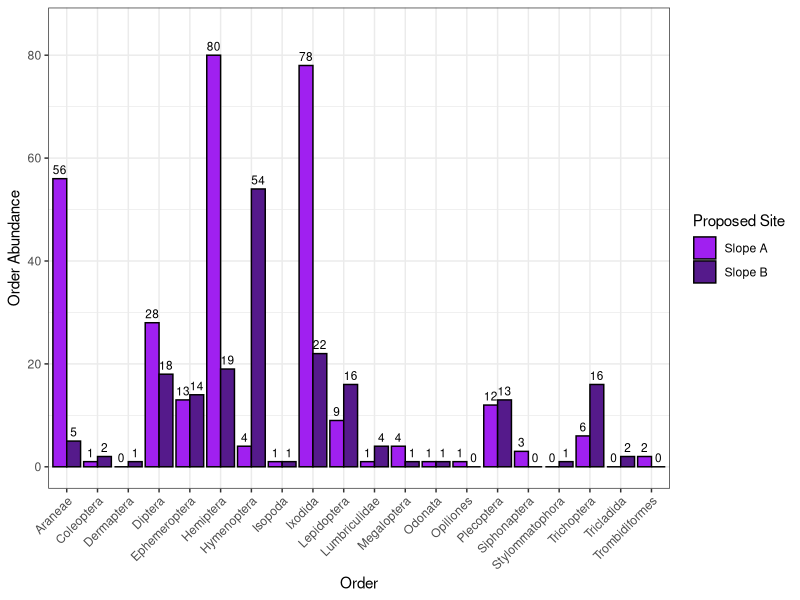
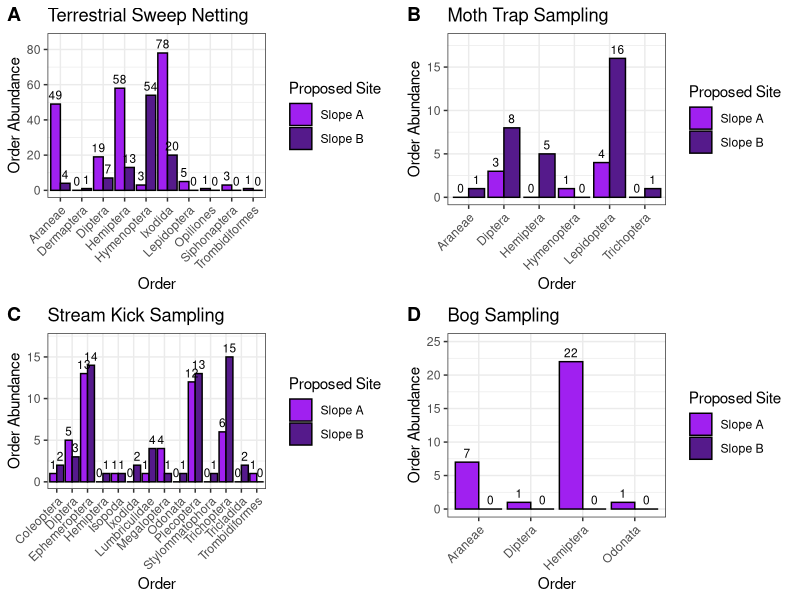
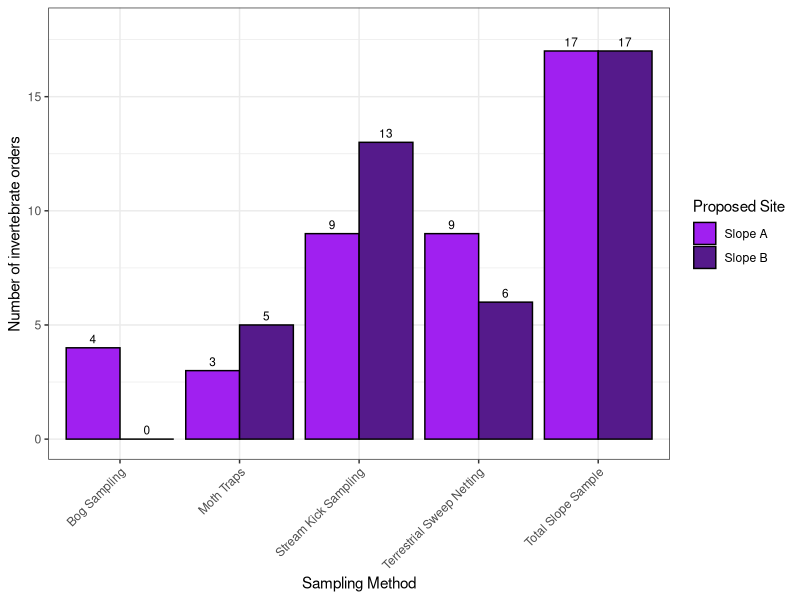
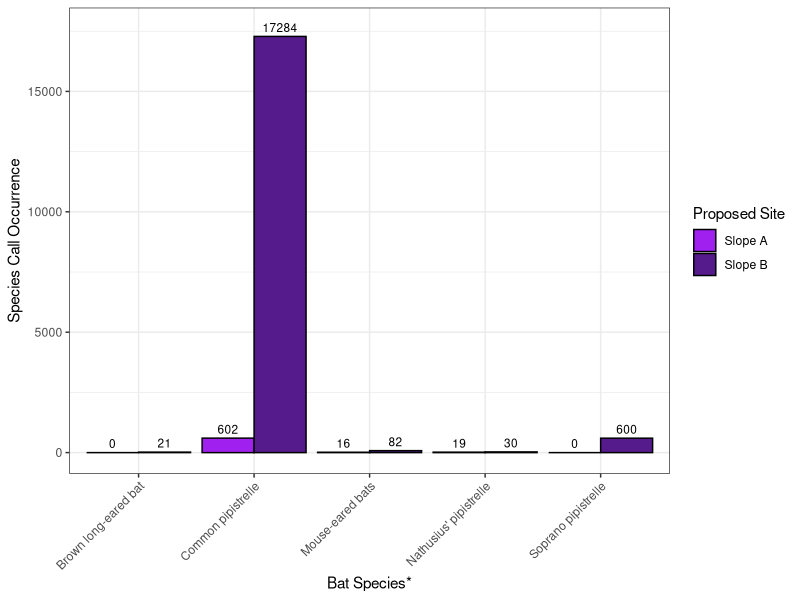
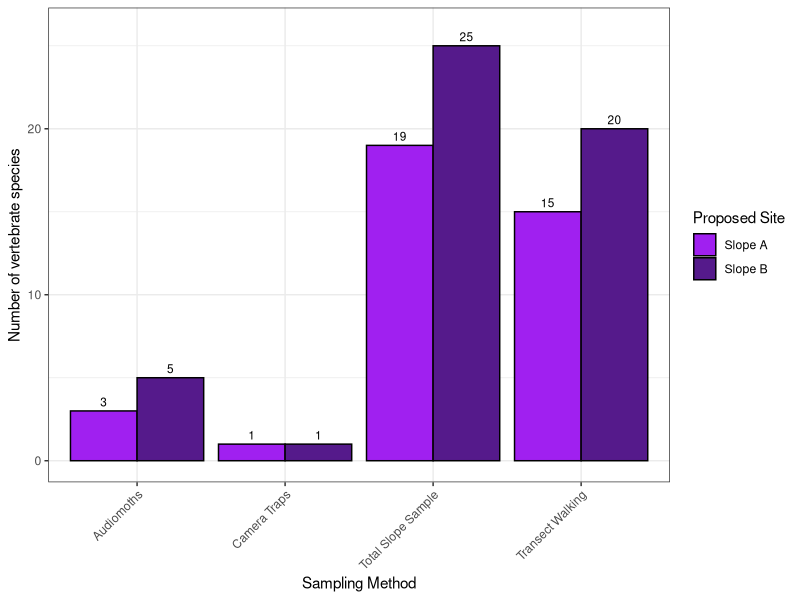
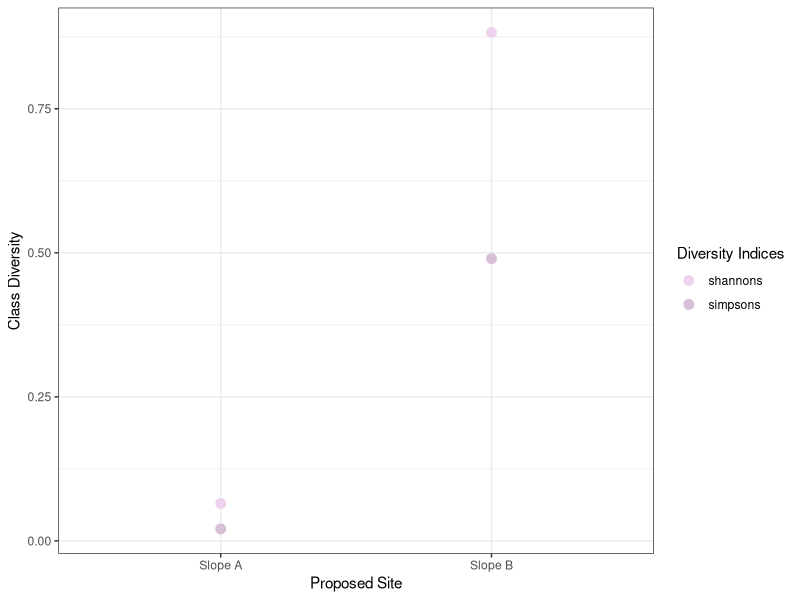

Reproduce these figures in R, in order.
# clear environment
rm(list=ls())

# import packages needed
library(ggplot2)
library(dplyr)
library(vegan)
library(tidyr)
library(tibble)
library(cowplot)
# ...

# import full data set
arran_data_full <- read.csv('./Data/arran_data_full.csv')
# check the data set
head(arran_data_full)

# check data types
str(arran_data_full)
arran_data_full$eventID <- as.factor(arran_data_full$eventID)
arran_data_full$site <- as.factor(arran_data_full$site)
arran_data_full$samplingProtocol <- as.factor(arran_data_full$samplingProtocol)
arran_data_full$vernacularName <- as.factor(arran_data_full$vernacularName)
arran_data_full$individualCount <- as.numeric(arran_data_full$individualCount)
# ... need to finish
str(arran_data_full)

# create subsets of the data

vert_data <- arran_data_full %>% slice(236:302)
# for total number of vertebrate species use vert_data
# but for counts or diversity yse vert_count_data
vert_count_data <- vert_data %>% slice(47:67)




# ANALYSIS OF INVERTEBRATE BIODIVERSITY 
# subset the data on invertebrates
invert_data <- arran_data_full %>% slice(1:235)

# remove any instances witch could not be identified to order
invert_data <- invert_data %>%
  filter(order != "")

# abundances of each invertebrate order
invert_abundances <- invert_data %>%
  group_by(site, order) %>%
  summarise(total_count = sum(individualCount), .groups = "drop")
# add zeros for orders not present on one slope but present on another
invert_abundances <- invert_abundances %>%
  complete(order, site, fill = list(total_count = 0))

# plot abundances of each invertebrate order
ggplot(invert_abundances, aes(x = order, y = total_count, fill = site)) +
  geom_bar(stat = "identity", position = "dodge", colour = "black") +
  ylim(0,85) +
  geom_text(
    aes(label = total_count),
    position = position_dodge(width = 0.9), # Adjust text position to align with bars
    vjust = -0.5, # Position text slightly above the bars
    size = 3      # Adjust text size
  ) +
  labs(x = "Order", y = "Order Abundance") +
  scale_fill_manual(values = c("Slope A" = "purple", "Slope B" = "purple4"), name = "Proposed Site") +
  theme_bw() +
  theme(axis.text.x = element_text(angle = 45, vjust = 1, hjust=1))
# still need to adjust text size?
# change Key labels and heading
# spread out bars?

# calculate alpha diversity (here number of unique orders) for each site
invert_alpha_div <- invert_data %>%
  group_by(site) %>% # Group by site
  summarise(no_orders = n_distinct(order), .groups = "drop") # Count unique species

# analysis of invertebrate data - sweep netting
# subset of dataset including only data collected on terrestrial invertebrates using sweep netting techniques
invert_sweep_data1 <- invert_data[(1:26),]
invert_sweep_data2 <- invert_data[(49:126),]
invert_sweep_data <- rbind(invert_sweep_data1, invert_sweep_data2)
# remove any instances witch could not be identified to order
invert_sweep_data <- invert_sweep_data %>%
  filter(order != "")
# abundances of each invertebrate order
invert_sweep_abundances <- invert_sweep_data %>%
  group_by(site, order) %>%
  summarise(total_count = sum(individualCount), .groups = "drop")
# add zeros for orders not present on one slope but present on another
invert_sweep_abundances <- invert_sweep_abundances %>%
  complete(order, site, fill = list(total_count = 0))
# plot this data
invert_sweep_abundances_plot <- ggplot(invert_sweep_abundances, aes(x = order, y = total_count, fill = site)) +
  geom_bar(stat = "identity", position = "dodge", colour = "black") +
  ylim(0, 85) +            # Set y-axis limits from 0 to 500
  geom_text(
    aes(label = total_count),
    position = position_dodge(width = 0.9), # Adjust text position to align with bars
    vjust = -0.5, # Position text slightly above the bars
    size = 3      # Adjust text size
  ) +
  labs(x = "Order", y = "Order Abundance", title = "Terrestrial Sweep Netting") +
  scale_fill_manual(values = c("Slope A" = "purple", "Slope B" = "purple4"), name = "Proposed Site") +
  theme_bw() +
  theme(axis.text.x = element_text(angle = 45, vjust = 1, hjust=1))
# calculate alpha diversity ( number of unique orders) for each site
invert_sweep_div <- invert_sweep_data %>%
  group_by(site) %>% # Group by site
  summarise(no_orders = n_distinct(order), .groups = "drop") # Count unique species

# analysis of invertebrate data - moth traps
invert_moth_data <- invert_data[(27:48), ]
# remove any instances witch could not be identified to order
invert_moth_data <- invert_moth_data %>%
  filter(order != "")
# abundances of each invertebrate order
invert_moth_abundances <- invert_moth_data %>%
  group_by(site, order) %>%
  summarise(total_count = sum(individualCount), .groups = "drop")
# add zeros for orders not present on one slope but present on another
invert_moth_abundances <- invert_moth_abundances %>%
  complete(order, site, fill = list(total_count = 0))
# plot this data
invert_moth_abundances_plot <- ggplot(invert_moth_abundances, aes(x = order, y = total_count, fill = site)) +
  geom_bar(stat = "identity", position = "dodge", colour = "black") +
  ylim(0, 18) +
  geom_text(
    aes(label = total_count),
    position = position_dodge(width = 0.9), # Adjust text position to align with bars
    vjust = -0.5, # Position text slightly above the bars
    size = 3      # Adjust text size
  ) +
  labs(x = "Order", y = "Order Abundance", title = "Moth Trap Sampling") +
  scale_fill_manual(values = c("Slope A" = "purple", "Slope B" = "purple4"), name = "Proposed Site") +
  theme_bw() +
  theme(axis.text.x = element_text(angle = 45, vjust = 1, hjust=1))
# calculate alpha diversity ( number of unique orders) for each site
invert_moth_div <- invert_moth_data %>%
  group_by(site) %>% # Group by site
  summarise(no_orders = n_distinct(order), .groups = "drop") # Count unique species

# analysis of invertebrate data - streams
invert_stream_data <- invert_data[(127:204), ]
# remove any instances witch could not be identified to order
invert_stream_data <- invert_stream_data %>%
  filter(order != "")
# abundances of each invertebrate order
invert_stream_abundances <- invert_stream_data %>%
  group_by(site, order) %>%
  summarise(total_count = sum(individualCount), .groups = "drop")
# add zeros for orders not present on one slope but present on another
invert_stream_abundances <- invert_stream_abundances %>%
  complete(order, site, fill = list(total_count = 0))
# plot this data
invert_stream_abundances_plot <- ggplot(invert_stream_abundances, aes(x = order, y = total_count, fill = site)) +
  geom_bar(stat = "identity", position = "dodge", colour = "black") +
  ylim(0, 17) +
  geom_text(
    aes(label = total_count),
    position = position_dodge(width = 0.9), # Adjust text position to align with bars
    vjust = -0.5, # Position text slightly above the bars
    size = 3      # Adjust text size
  ) +
  labs(x = "Order", y = "Order Abundance", title = "Stream Kick Sampling") +
  scale_fill_manual(values = c("Slope A" = "purple", "Slope B" = "purple4"), name = "Proposed Site") +
  theme_bw() +
  theme(axis.text.x = element_text(angle = 45, vjust = 1, hjust=1))
# calculate alpha diversity ( number of unique orders) for each site
invert_stream_div <- invert_stream_data %>%
  group_by(site) %>% # Group by site
  summarise(no_orders = n_distinct(order), .groups = "drop") # Count unique species

# analysis of invertebrate data - bog
invert_bog_data <- invert_data[(205:223), ]
# remove any instances witch could not be identified to order
invert_bog_data <- invert_bog_data %>%
  filter(order != "")
# abundances of each invertebrate order
invert_bog_abundances <- invert_bog_data %>%
  group_by(site, order) %>%
  summarise(total_count = sum(individualCount), .groups = "drop")
# add zeros for orders not present on one slope but present on another
invert_bog_abundances <- invert_bog_abundances %>%
  complete(order, site, fill = list(total_count = 0))
# plot this data
invert_bog_abundances_plot <- ggplot(invert_bog_abundances, aes(x = order, y = total_count, fill = site)) +
  geom_bar(stat = "identity", position = "dodge", colour = "black") +
  ylim(0, 25) +
  geom_text(
    aes(label = total_count),
    position = position_dodge(width = 0.9), # Adjust text position to align with bars
    vjust = -0.5, # Position text slightly above the bars
    size = 3      # Adjust text size
  ) +
  labs(x = "Order", y = "Order Abundance", title = "Bog Sampling") +
  scale_fill_manual(values = c("Slope A" = "purple", "Slope B" = "purple4"), name = "Proposed Site") +
  theme_bw() +
  theme(axis.text.x = element_text(angle = 45, vjust = 1, hjust=1))
# calculate alpha diversity ( number of unique orders) for each site
invert_bog_div <- invert_bog_data %>%
  group_by(site) %>% # Group by site
  summarise(no_orders = n_distinct(order), .groups = "drop") # Count unique species

# combine all invert habitat order abundances
# call relevant plots, in panel display
plot_grid(invert_sweep_abundances_plot, invert_moth_abundances_plot, invert_stream_abundances_plot, invert_bog_abundances_plot, labels = "AUTO")

# combine all invert habitat order diversities
invert_sweep_div$sample <- c("Terrestrial Sweep Netting")
invert_moth_div$sample <- c("Moth Traps")
invert_stream_div$sample <- c("Stream Kick Sampling")
invert_bog_div_nrow <- data.frame(site = "Slope B", no_orders = 0)
invert_bog_div <- rbind(invert_bog_div, invert_bog_div_nrow)
invert_bog_div$sample <- c("Bog Sampling")
invert_alpha_div$sample <- c("Total Slope Sample")
invert_sample_div <- rbind(invert_sweep_div, invert_moth_div, invert_stream_div, invert_bog_div, invert_alpha_div)
# plot invert div data
ggplot(invert_sample_div, aes(x = sample, y = no_orders, fill = site)) +
  geom_bar(stat = "identity", position = "dodge", colour = "black") +
  ylim(0, 18) +
  geom_text(
    aes(label = no_orders),
    position = position_dodge(width = 0.9), # Adjust text position to align with bars
    vjust = -0.5, # Position text slightly above the bars
    size = 3      # Adjust text size
  ) +
  labs(x = "Sampling Method", y = "Number of invertebrate orders") + 
  scale_fill_manual(values = c("Slope A" = "purple", "Slope B" = "purple4"), name = "Proposed Site") +
  theme_bw() +
  theme(axis.text.x = element_text(angle = 45, vjust = 1, hjust=1))


# ANALYSIS OF VERTEBRATE BIODIVERSITY
 
# remove camera trap data due to small sample size
vert_count_data <- vert_count_data %>%
  filter(samplingProtocol != "Camera traps")

# rearrange for total count for each species by slope
vert_abundances <- vert_count_data %>%
  group_by(site, vernacularName) %>%
  summarise(total_count = sum(individualCount), .groups = "drop")

# add zeros for orders not present on one slope but present on another
vert_abundances <- vert_abundances %>%
  mutate(vernacularName = as.character(vernacularName),
         site = as.character(site)
  ) %>%
  complete(vernacularName, site, fill = list(total_count = 0))


ggplot(vert_abundances, aes(x = vernacularName, y = total_count, fill = site)) +
  geom_bar(stat = "identity", position = "dodge", colour = "black") +
  ylim(0,17600) +
  geom_text(
    aes(label = total_count),
    position = position_dodge(width = 0.9), # Adjust text position to align with bars
    vjust = -0.5, # Position text slightly above the bars
    size = 3      # Adjust text size
  ) +
  labs(x = "Bat Species*", y = "Species Call Occurrence") +
  scale_fill_manual(values = c("Slope A" = "purple", "Slope B" = "purple4"), name = "Proposed Site") +
  theme_bw() +
  theme(axis.text.x = element_text(angle = 45, vjust = 1, hjust=1))

# then can do calls per audiomoth!
# no - not informative, data too messy/ sample too small

# number of vertebrate species present on each slope, from all data
vert_alpha_div <- vert_data %>%
  group_by(site) %>% # Group by site
  summarise(no_species = n_distinct(vernacularName), .groups = "drop") # Count unique species

# transect vertebrate data
vert_transect_data <- vert_data[(1:46), ]
# no abundance data for this sampling technique, so cannot plot this
# calculate alpha diversity (number of unique orders) for each site
vert_transect_div <- vert_transect_data %>%
  group_by(site) %>% # Group by site
  summarise(no_species = n_distinct(vernacularName), .groups = "drop") # Count unique species

# audiomoth vertebrate data
vert_audiomoth_data <- vert_data[(47:65), ]
# abundances done above
# calculate alpha diversity (number of unique orders) for each site
vert_audiomoth_div <- vert_audiomoth_data %>%
  group_by(site) %>% # Group by site
  summarise(no_species = n_distinct(vernacularName), .groups = "drop") # Count unique species

# camera trap vertebrate data
vert_camera_data <- vert_data[(66:67), ]
# not doing abundances as only 2 species
# calculate alpha diversity (number of unique orders) for each site
vert_camera_div <- vert_camera_data %>%
  group_by(site) %>% # Group by site
  summarise(no_species = n_distinct(vernacularName), .groups = "drop") # Count unique species

# combine all invert habitat order diversities
vert_transect_div$sample <- c("Transect Walking")
vert_audiomoth_div$sample <- c("Audiomoths")
vert_camera_div$sample <- c("Camera Traps")
vert_alpha_div$sample <- c("Total Slope Sample")
vert_total_div <- vert_alpha_div
vert_sample_div <- rbind(vert_transect_div, vert_audiomoth_div, vert_camera_div, vert_total_div)

# plot vert div data
ggplot(vert_sample_div, aes(x = sample, y = no_species, fill = site)) +
  geom_bar(stat = "identity", position = "dodge", colour = "black") +
  ylim(0, 26) +
  geom_text(
    aes(label = no_species),
    position = position_dodge(width = 0.9), # Adjust text position to align with bars
    vjust = -0.5, # Position text slightly above the bars
    size = 3      # Adjust text size
  ) +
  labs(x = "Sampling Method", y = "Number of vertebrate species") + 
  scale_fill_manual(values = c("Slope A" = "purple", "Slope B" = "purple4"), name = "Proposed Site") +
  theme_bw() +
  theme(axis.text.x = element_text(angle = 45, vjust = 1, hjust=1))
# still need to adjust text sizes



# BETA DIVERSITY

# remove vertebrate presence data
arran_data_full2 <- arran_data_full[-(236:281), ]

arran_class_abundance <- arran_data_full2 %>%
  group_by(site, class) %>% # Group by site
  summarise(total_count = sum(individualCount), .groups = "drop") # sum abundance of each unique class

# remove empty rows of data - i.e. samples where nothing was found
arran_class_abundance <- arran_class_abundance %>%
  filter(total_count != 0)

# rearrange data set
arran_data_rearranged <- arran_class_abundance %>%
  tidyr::pivot_wider(names_from = class, values_from = total_count, values_fill = 0) %>%
  column_to_rownames(var = "site")

# Set the 'site' column as row names using tibble's function
rownames(arran_data_rearranged) <- arran_data_rearranged$site
#arran_data_rearranged <- arran_data_rearranged[, -1]  # Remove the 'site' column

# shannons
arran_shannons <- diversity(arran_data_rearranged[,1:11])
arran_shannons <- as.numeric(arran_shannons)

shannons_slopeA <- arran_shannons[2]
shannons_slopeB <- arran_shannons[1]

arran_diversity_indicies <- data.frame(diversity_index = character(0), Slope_A = numeric(0), Slope_B = numeric(0))
arran_shannons <- data.frame(diversity_index = "shannons", Slope_A = shannons_slopeA, Slope_B = shannons_slopeB)
arran_diversity_indicies <- rbind(arran_diversity_indicies, arran_shannons)

# simpsons
arran_simpsons <- diversity(arran_data_rearranged[,1:11], index = "simpson")
arran_simpsons <- as.numeric(arran_simpsons)

simpsons_slopeA <- arran_simpsons[2]
simpsons_slopeB <- arran_simpsons[1]

arran_simpsons <- data.frame(diversity_index = "simpsons", Slope_A = simpsons_slopeA, Slope_B = simpsons_slopeB)
arran_diversity_indicies <- rbind(arran_diversity_indicies, arran_simpsons)
# Slope A has higher diversity

arran_diversity_indicies

# rearrange to long form to plot
arran_diversity_long <- arran_diversity_indicies %>%
  pivot_longer(cols = starts_with("Slope"), names_to = "Slope", values_to = "Diversity") %>%
  rename(Index = diversity_index)

# plot diversity indices
ggplot(arran_diversity_long, aes(x = Slope, y = Diversity)) +
  geom_point(aes(colour = Index), na.rm = T, size = 3) +
  labs(x = "Proposed Site", y = "Class Diversity", colour = "Diversity Indices") +
  scale_x_discrete(labels = c("Slope A", "Slope B"))+
  scale_colour_manual(values = c("thistle2", "thistle")) +
  theme_bw()

# repeat for moth trap only

# repeat for vertebrate terrestrial sampling only

# repeat for streams only

# repeat for bog only

# repeat for bats only



# stuff
#select(-genre, -spotify_monthly_listeners, -year_founded)